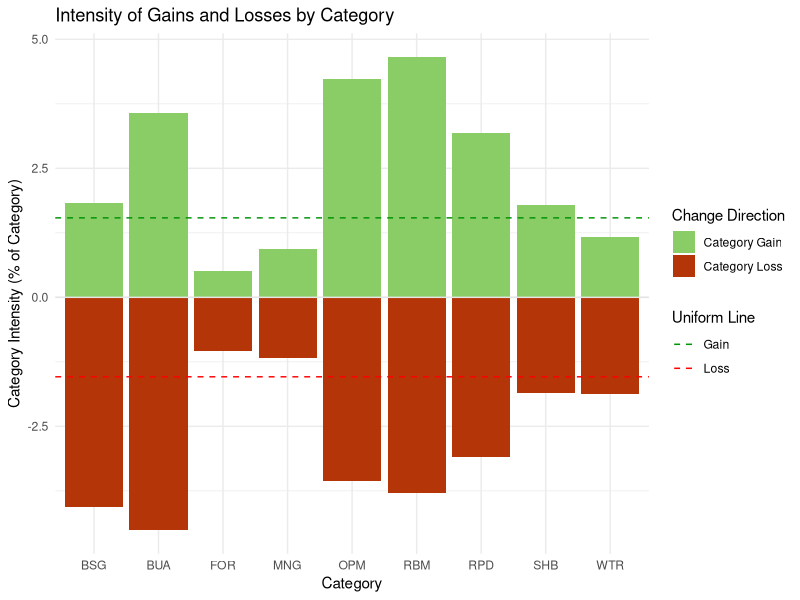
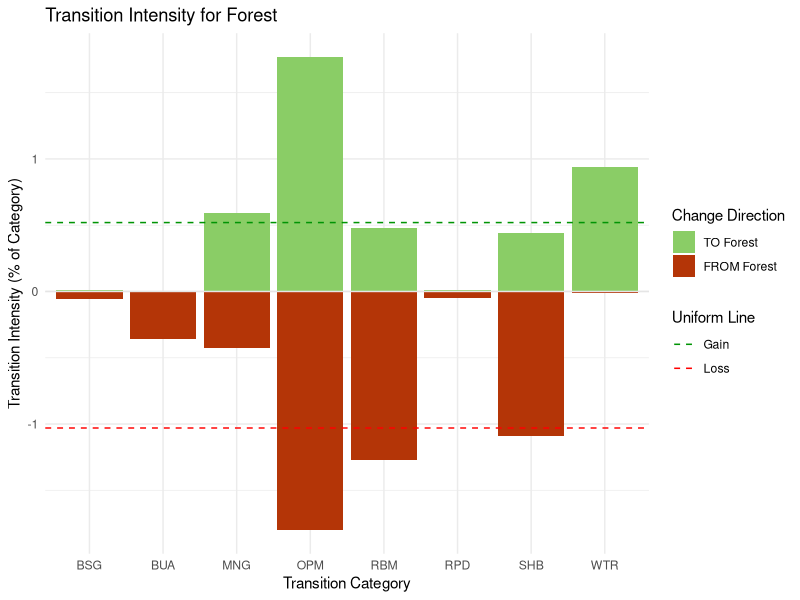
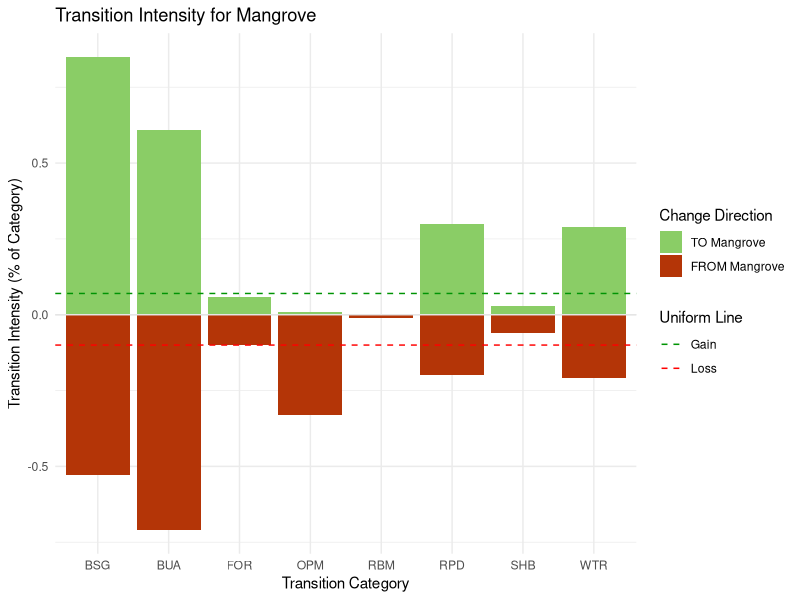
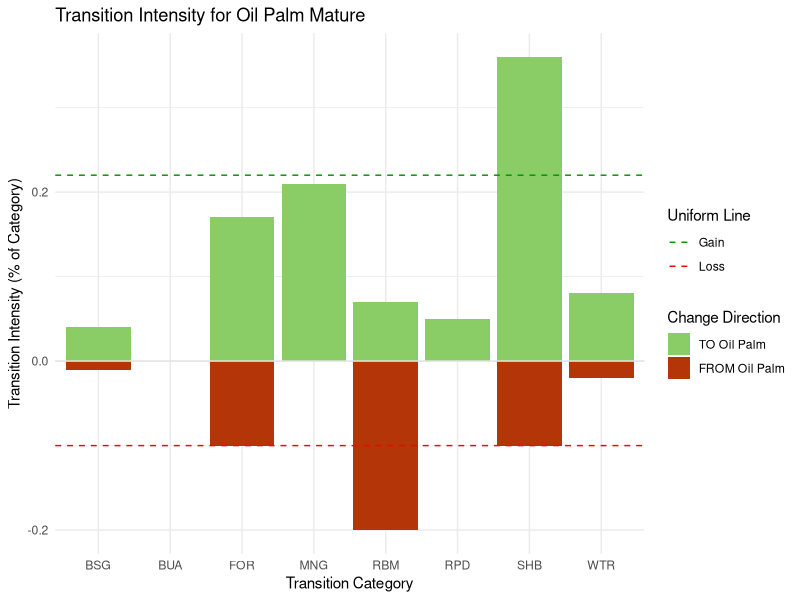
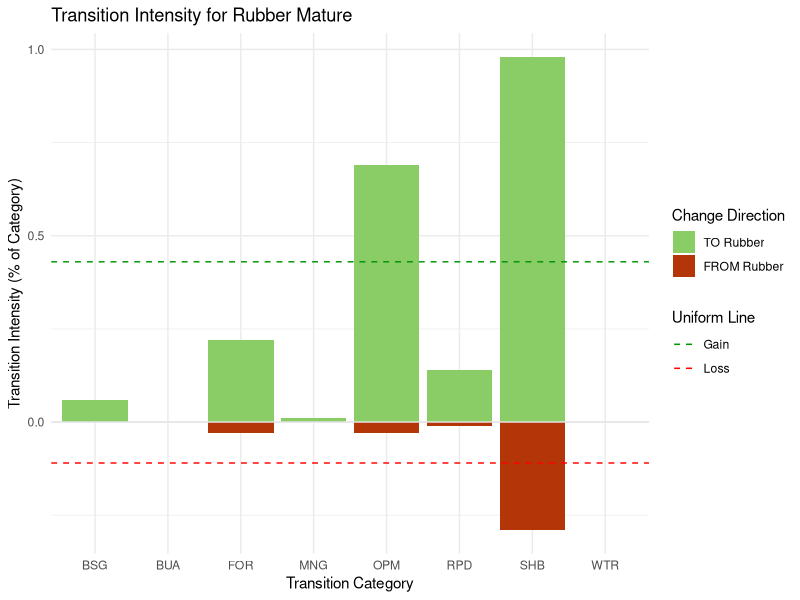
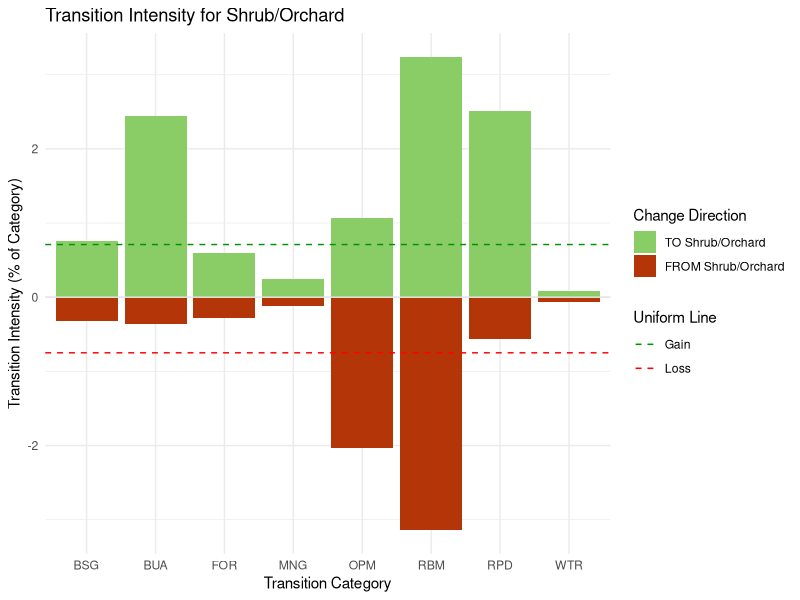
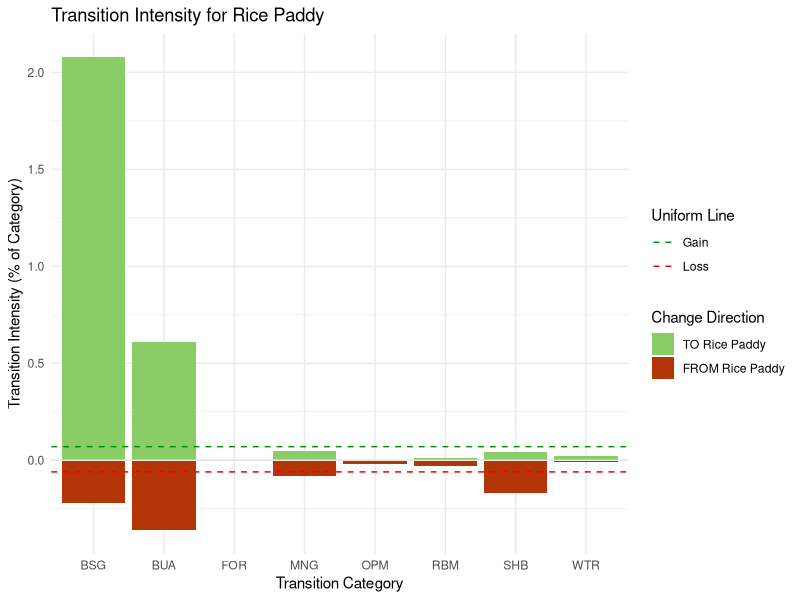
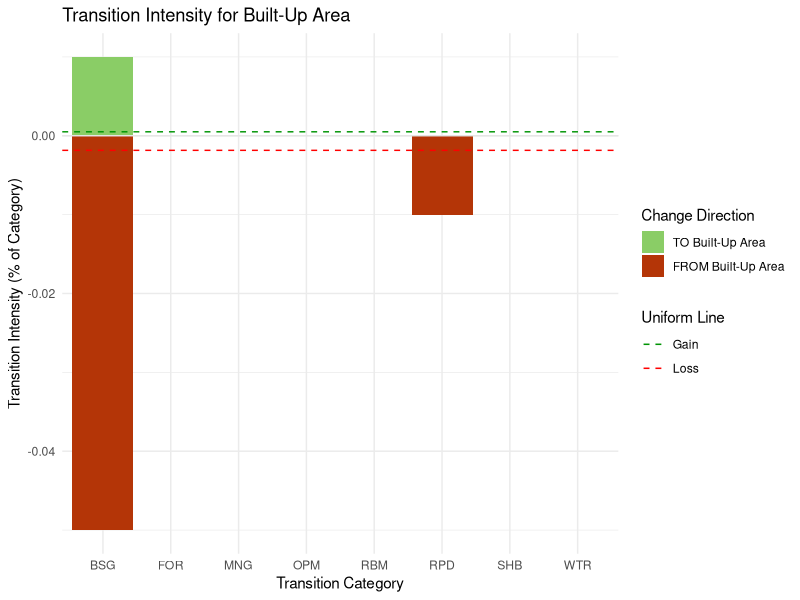

Generate these figures, in order, with R:
# This R script generates barlots using ggplot2 package to visualise the results of
# intensity analysis of changes between 9 land cover types derived from combined
# Landsat and L-band SAR data covering Tanintharyi, Myanmar. This script plots SetA
# values consisting of 1995 and 2015 data from Landsat-5 (7 bands, 5 indices) and
# JERS-1 or ALOS/PALSAR-2 (1 polarisation and 8 GLCM textures). Intensity analysis
# was calculated for the following domains: within Tanintharyi Division; and then
# within and outside protected areas, oil palm concessions, and permanent forest
# estates that are located in Tanintharyi.
#
# Land cover types include: forest (FOR); mangrove (MNG); oil palm mature (OPM);
# rubber mature (RBM); shrub/orchard (SHB); rice paddy (RPD); built-up area (BUA);
# bare soil/ground (BSG); and water (WTR).
#
# Script By:      Jose Don T De Alban
# Date Created:   25 Apr 2017
# Last Modified:  15 May 2017


# LOAD LIBRARIES AND DATA

# Set working directory
setwd("/Users/dondealban/Dropbox/Research/myanmar/intensity analysis/")

# Load the required R libraries
library(ggplot2)
library(plyr)
library(reshape2)

# Read data, define variables, and store data in variables

# WITHIN TANINTHARYI DIVISION

# Category level
tniALL <- read.csv(file="Change_wTNI_SetA_1995_2015_ALL_CATEGORY.csv", header=TRUE, sep=",")

# Transition level
tniFOR <- read.csv(file="Change_wTNI_SetA_1995_2015_FOR.csv", header=TRUE, sep=",")
tniMNG <- read.csv(file="Change_wTNI_SetA_1995_2015_MNG.csv", header=TRUE, sep=",")
tniOPM <- read.csv(file="Change_wTNI_SetA_1995_2015_OPM.csv", header=TRUE, sep=",")
tniRBM <- read.csv(file="Change_wTNI_SetA_1995_2015_RBM.csv", header=TRUE, sep=",")
tniSHB <- read.csv(file="Change_wTNI_SetA_1995_2015_SHB.csv", header=TRUE, sep=",")
tniRPD <- read.csv(file="Change_wTNI_SetA_1995_2015_RPD.csv", header=TRUE, sep=",")
tniBUA <- read.csv(file="Change_wTNI_SetA_1995_2015_BUA.csv", header=TRUE, sep=",")
tniBSG <- read.csv(file="Change_wTNI_SetA_1995_2015_BSG.csv", header=TRUE, sep=",")
tniWTR <- read.csv(file="Change_wTNI_SetA_1995_2015_WTR.csv", header=TRUE, sep=",")


# MELT AND SUBSET DATA

# Category Level
meltALL <- melt(tniALL, id.vars="Categories")
lossALL <- subset(meltALL, variable=="Loss.Intensity")
gainALL <- subset(meltALL, variable=="Gain.Intensity")

# Forest
mtFOR <- melt(tniFOR, id.vars="Category.Transitions")
frFOR <- subset(mtFOR, variable=="From.FOR")
toFOR <- subset(mtFOR, variable=="To.FOR")

# Mangrove
mtMNG <- melt(tniMNG, id.vars="Category.Transitions")
frMNG <- subset(mtMNG, variable=="From.MNG")
toMNG <- subset(mtMNG, variable=="To.MNG")

# Oil Palm Mature
mtOPM <- melt(tniOPM, id.vars="Category.Transitions")
frOPM <- subset(mtOPM, variable=="From.OPM")
toOPM <- subset(mtOPM, variable=="To.OPM")

# Rubber Mature
mtRBM <- melt(tniRBM, id.vars="Category.Transitions")
frRBM <- subset(mtRBM, variable=="From.RBM")
toRBM <- subset(mtRBM, variable=="To.RBM")

# Shrub/Orchard
mtSHB <- melt(tniSHB, id.vars="Category.Transitions")
frSHB <- subset(mtSHB, variable=="From.SHB")
toSHB <- subset(mtSHB, variable=="To.SHB")

# Rice Paddy
mtRPD <- melt(tniRPD, id.vars="Category.Transitions")
frRPD <- subset(mtRPD, variable=="From.RPD")
toRPD <- subset(mtRPD, variable=="To.RPD")

# Built-Up Area
mtBUA <- melt(tniBUA, id.vars="Category.Transitions")
frBUA <- subset(mtBUA, variable=="From.BUA")
toBUA <- subset(mtBUA, variable=="To.BUA")

# Bare Soil/Ground
mtBSG <- melt(tniBSG, id.vars="Category.Transitions")
frBSG <- subset(mtBSG, variable=="From.BSG")
toBSG <- subset(mtBSG, variable=="To.BSG")

# Water
mtWTR <- melt(tniWTR, id.vars="Category.Transitions")
frWTR <- subset(mtWTR, variable=="From.WTR")
toWTR <- subset(mtWTR, variable=="To.WTR")


# GENERATE PLOTS
# Generate category level intensity analysis barplots for each land cover type

# Category Level
intALL <- ggplot() + geom_bar(data=gainALL, aes(x=Categories, y=value, fill="#8ACD66"),  stat="identity")
intALL <- intALL   + geom_bar(data=lossALL, aes(x=Categories, y=-value, fill="#B43507"), stat="identity")
intALL <- intALL   + geom_hline(yintercept=0, colour="grey90")
intALL <- intALL   + geom_hline(aes(yintercept=1.54, colour="#009404"), linetype="dashed") # TO uniform line
intALL <- intALL   + geom_hline(aes(yintercept=-1.54, colour="#FF0000"), linetype="dashed") # FROM uniform line
intALL <- intALL   + labs(title="Intensity of Gains and Losses by Category", x="Category", y="Category Intensity (% of Category)")
intALL <- intALL   + scale_fill_manual(values=c("#8ACD66", "#B43507"), name="Change Direction", labels = c("Category Gain", "Category Loss"))
intALL <- intALL   + scale_colour_manual(values=c("#009404", "#FF0000"), name="Uniform Line", labels = c("Gain", "Loss"))
intALL <- intALL   + theme_minimal()


# Generate transition level intensity analysis barplots for each land cover type

# Forest
intFOR <- ggplot() + geom_bar(data=toFOR, aes(x=Category.Transitions, y=value, fill="#8ACD66"),  stat="identity")
intFOR <- intFOR   + geom_bar(data=frFOR, aes(x=Category.Transitions, y=-value, fill="#B43507"), stat="identity")
intFOR <- intFOR   + geom_hline(yintercept=0, colour="grey90")
intFOR <- intFOR   + geom_hline(aes(yintercept=0.52, colour="#009404"), linetype="dashed") # TO uniform line
intFOR <- intFOR   + geom_hline(aes(yintercept=-1.03, colour="#FF0000"), linetype="dashed") # FROM uniform line
intFOR <- intFOR   + labs(title="Transition Intensity for Forest", x="Transition Category", y="Transition Intensity (% of Category)")
intFOR <- intFOR   + scale_fill_manual(values=c("#8ACD66", "#B43507"), name="Change Direction", labels = c("TO Forest", "FROM Forest"))
intFOR <- intFOR   + scale_colour_manual(values=c("#009404", "#FF0000"), name="Uniform Line", labels = c("Gain", "Loss"))
intFOR <- intFOR   + theme_minimal()

# Mangrove
intMNG <- ggplot() + geom_bar(data=toMNG, aes(x=Category.Transitions, y=value, fill="#8ACD66"),  stat="identity")
intMNG <- intMNG   + geom_bar(data=frMNG, aes(x=Category.Transitions, y=-value, fill="#B43507"), stat="identity")
intMNG <- intMNG   + geom_hline(yintercept=0, colour="grey90")
intMNG <- intMNG   + geom_hline(aes(yintercept=0.07, colour="#009404"), linetype="dashed") # TO uniform line
intMNG <- intMNG   + geom_hline(aes(yintercept=-0.10, colour="#FF0000"), linetype="dashed") # FROM uniform line
intMNG <- intMNG   + labs(title="Transition Intensity for Mangrove", x="Transition Category", y="Transition Intensity (% of Category)")
intMNG <- intMNG   + scale_fill_manual(values=c("#8ACD66", "#B43507"), name="Change Direction", labels = c("TO Mangrove", "FROM Mangrove"))
intMNG <- intMNG   + scale_colour_manual(values=c("#009404", "#FF0000"), name="Uniform Line", labels = c("Gain", "Loss"))
intMNG <- intMNG   + theme_minimal()

# Oil Palm Mature
intOPM <- ggplot() + geom_bar(data=toOPM, aes(x=Category.Transitions, y=value, fill="#8ACD66"),  stat="identity")
intOPM <- intOPM   + geom_bar(data=frOPM, aes(x=Category.Transitions, y=-value, fill="#B43507"), stat="identity")
intOPM <- intOPM   + geom_hline(yintercept=0, colour="grey90")
intOPM <- intOPM   + geom_hline(aes(yintercept=0.22, colour="#009404"), linetype="dashed") # TO uniform line
intOPM <- intOPM   + geom_hline(aes(yintercept=-0.10, colour="#FF0000"), linetype="dashed") # FROM uniform line
intOPM <- intOPM   + labs(title="Transition Intensity for Oil Palm Mature", x="Transition Category", y="Transition Intensity (% of Category)")
intOPM <- intOPM   + scale_fill_manual(values=c("#8ACD66", "#B43507"), name="Change Direction", labels = c("TO Oil Palm", "FROM Oil Palm"))
intOPM <- intOPM   + scale_colour_manual(values=c("#009404", "#FF0000"), name="Uniform Line", labels = c("Gain", "Loss"))
intOPM <- intOPM   + theme_minimal()

# Rubber Mature
intRBM <- ggplot() + geom_bar(data=toRBM, aes(x=Category.Transitions, y=value, fill="#8ACD66"),  stat="identity")
intRBM <- intRBM   + geom_bar(data=frRBM, aes(x=Category.Transitions, y=-value, fill="#B43507"), stat="identity")
intRBM <- intRBM   + geom_hline(yintercept=0, colour="grey90")
intRBM <- intRBM   + geom_hline(aes(yintercept=0.43, colour="#009404"), linetype="dashed") # TO uniform line
intRBM <- intRBM   + geom_hline(aes(yintercept=-0.11, colour="#FF0000"), linetype="dashed") # FROM uniform line
intRBM <- intRBM   + labs(title="Transition Intensity for Rubber Mature", x="Transition Category", y="Transition Intensity (% of Category)")
intRBM <- intRBM   + scale_fill_manual(values=c("#8ACD66", "#B43507"), name="Change Direction", labels = c("TO Rubber", "FROM Rubber"))
intRBM <- intRBM   + scale_colour_manual(values=c("#009404", "#FF0000"), name="Uniform Line", labels = c("Gain", "Loss"))
intRBM <- intRBM   + theme_minimal()

# Shrubs/Orchard
intSHB <- ggplot() + geom_bar(data=toSHB, aes(x=Category.Transitions, y=value, fill="#8ACD66"),  stat="identity")
intSHB <- intSHB   + geom_bar(data=frSHB, aes(x=Category.Transitions, y=-value, fill="#B43507"), stat="identity")
intSHB <- intSHB   + geom_hline(yintercept=0, colour="grey90")
intSHB <- intSHB   + geom_hline(aes(yintercept=0.71, colour="#009404"), linetype="dashed") # TO uniform line
intSHB <- intSHB   + geom_hline(aes(yintercept=-0.75, colour="#FF0000"), linetype="dashed") # FROM uniform line
intSHB <- intSHB   + labs(title="Transition Intensity for Shrub/Orchard", x="Transition Category", y="Transition Intensity (% of Category)")
intSHB <- intSHB   + scale_fill_manual(values=c("#8ACD66", "#B43507"), name="Change Direction", labels = c("TO Shrub/Orchard", "FROM Shrub/Orchard"))
intSHB <- intSHB   + scale_colour_manual(values=c("#009404", "#FF0000"), name="Uniform Line", labels = c("Gain", "Loss"))
intSHB <- intSHB   + theme_minimal()

# Rice Paddy
intRPD <- ggplot() + geom_bar(data=toRPD, aes(x=Category.Transitions, y=value, fill="#8ACD66"),  stat="identity")
intRPD <- intRPD   + geom_bar(data=frRPD, aes(x=Category.Transitions, y=-value, fill="#B43507"), stat="identity")
intRPD <- intRPD   + geom_hline(yintercept=0, colour="grey90")
intRPD <- intRPD   + geom_hline(aes(yintercept=0.07, colour="#009404"), linetype="dashed") # TO uniform line
intRPD <- intRPD   + geom_hline(aes(yintercept=-0.06, colour="#FF0000"), linetype="dashed") # FROM uniform line
intRPD <- intRPD   + labs(title="Transition Intensity for Rice Paddy", x="Transition Category", y="Transition Intensity (% of Category)")
intRPD <- intRPD   + scale_fill_manual(values=c("#8ACD66", "#B43507"), name="Change Direction", labels = c("TO Rice Paddy", "FROM Rice Paddy"))
intRPD <- intRPD   + scale_colour_manual(values=c("#009404", "#FF0000"), name="Uniform Line", labels = c("Gain", "Loss"))
intRPD <- intRPD   + theme_minimal()

# Built-Up Area
intBUA <- ggplot() + geom_bar(data=toBUA, aes(x=Category.Transitions, y=value, fill="#8ACD66"),  stat="identity")
intBUA <- intBUA   + geom_bar(data=frBUA, aes(x=Category.Transitions, y=-value, fill="#B43507"), stat="identity")
intBUA <- intBUA   + geom_hline(yintercept=0, colour="grey90")
intBUA <- intBUA   + geom_hline(aes(yintercept=0.0005, colour="#009404"), linetype="dashed") # TO uniform line
intBUA <- intBUA   + geom_hline(aes(yintercept=-0.00185, colour="#FF0000"), linetype="dashed") # FROM uniform line
intBUA <- intBUA   + labs(title="Transition Intensity for Built-Up Area", x="Transition Category", y="Transition Intensity (% of Category)")
intBUA <- intBUA   + scale_fill_manual(values=c("#8ACD66", "#B43507"), name="Change Direction", labels = c("TO Built-Up Area", "FROM Built-Up Area"))
intBUA <- intBUA   + scale_colour_manual(values=c("#009404", "#FF0000"), name="Uniform Line", labels = c("Gain", "Loss"))
intBUA <- intBUA   + theme_minimal()

# Bare Soil/Ground
intBSG <- ggplot() + geom_bar(data=toBSG, aes(x=Category.Transitions, y=value, fill="#8ACD66"),  stat="identity")
intBSG <- intBSG   + geom_bar(data=frBSG, aes(x=Category.Transitions, y=-value, fill="#B43507"), stat="identity")
intBSG <- intBSG   + geom_hline(yintercept=0, colour="grey90")
intBSG <- intBSG   + geom_hline(aes(yintercept=0.01, colour="#009404"), linetype="dashed") # TO uniform line
intBSG <- intBSG   + geom_hline(aes(yintercept=-0.09, colour="#FF0000"), linetype="dashed") # FROM uniform line
intBSG <- intBSG   + labs(title="Transition Intensity for Bare Soil/Ground", x="Transition Category", y="Transition Intensity (% of Category)")
intBSG <- intBSG   + scale_fill_manual(values=c("#8ACD66", "#B43507"), name="Change Direction", labels = c("TO Bare Soil/Ground", "FROM Bare Soil/Ground"))
intBSG <- intBSG   + scale_colour_manual(values=c("#009404", "#FF0000"), name="Uniform Line", labels = c("Gain", "Loss"))
intBSG <- intBSG   + theme_minimal()

# Water
intWTR <- ggplot() + geom_bar(data=toWTR, aes(x=Category.Transitions, y=value, fill="#8ACD66"),  stat="identity")
intWTR <- intWTR   + geom_bar(data=frWTR, aes(x=Category.Transitions, y=-value, fill="#B43507"), stat="identity")
intWTR <- intWTR   + geom_hline(yintercept=0, colour="grey90")
intWTR <- intWTR   + geom_hline(aes(yintercept=0.01, colour="#009404"), linetype="dashed") # TO uniform line
intWTR <- intWTR   + geom_hline(aes(yintercept=-0.02, colour="#FF0000"), linetype="dashed") # FROM uniform line
intWTR <- intWTR   + labs(title="Transition Intensity for Water", x="Transition Category", y="Transition Intensity (% of Category)")
intWTR <- intWTR   + scale_fill_manual(values=c("#8ACD66", "#B43507"), name="Change Direction", labels = c("TO Water", "FROM Water"))
intWTR <- intWTR   + scale_colour_manual(values=c("#009404", "#FF0000"), name="Uniform Line", labels = c("Gain", "Loss"))
intWTR <- intWTR   + theme_minimal()


# OUTPUT PLOTS
# Output boxplots to a PNG file
ggsave(intALL, file="IntensityAnalysis-ALL.pdf", width=19.89, height=15, units="cm", dpi=300)
ggsave(intFOR, file="IntensityAnalysis-FOR.pdf", width=19.89, height=15, units="cm", dpi=300)
ggsave(intMNG, file="IntensityAnalysis-MNG.pdf", width=19.89, height=15, units="cm", dpi=300)
ggsave(intOPM, file="IntensityAnalysis-OPM.pdf", width=19.89, height=15, units="cm", dpi=300)
ggsave(intRBM, file="IntensityAnalysis-RBM.pdf", width=19.89, height=15, units="cm", dpi=300)
ggsave(intSHB, file="IntensityAnalysis-SHB.pdf", width=19.89, height=15, units="cm", dpi=300)
ggsave(intRPD, file="IntensityAnalysis-RPD.pdf", width=19.89, height=15, units="cm", dpi=300)
ggsave(intBUA, file="IntensityAnalysis-BUA.pdf", width=19.89, height=15, units="cm", dpi=300)
ggsave(intBSG, file="IntensityAnalysis-BSG.pdf", width=19.89, height=15, units="cm", dpi=300)
ggsave(intWTR, file="IntensityAnalysis-WTR.pdf", width=19.89, height=15, units="cm", dpi=300)

